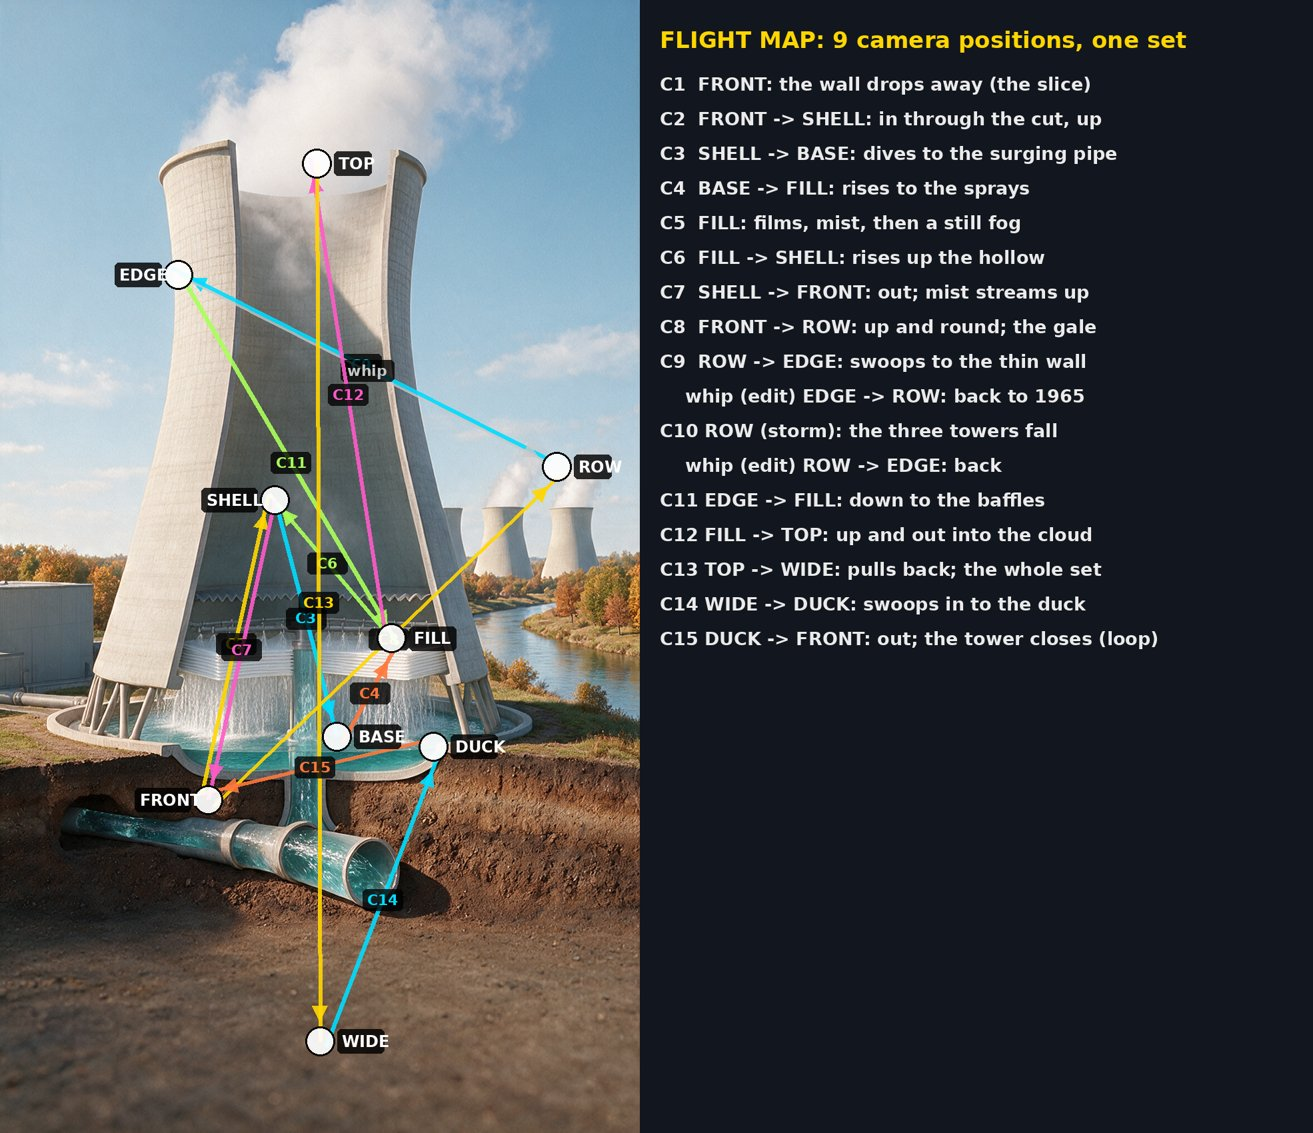

Write Python code to recreate this figure.
# Video 14 Gate C: flight map, keyframe sheet and first/last frames (from the stills in stills/). Run from the video work folder.
# usage: python3 14-flightmap.py <pipeline dir>   (reads 14-clips.py there for the keyframes of each clip)
from PIL import Image, ImageDraw, ImageFont
import math, importlib.util, sys
S = 'stills/'
F = '/usr/share/fonts/truetype/dejavu/DejaVuSans-Bold.ttf'
def font(n):
    try: return ImageFont.truetype(F, n)
    except Exception: return ImageFont.load_default()
# --- 1. the camera positions on the wide (W0, 768x1360), with the flight order ---
base = Image.open(S + 'W0.png').convert('RGB')
k = 1.25; base = base.resize((int(768 * k), int(1360 * k)))
d = ImageDraw.Draw(base, 'RGBA')
POS = {"TOP": (380, 196), "EDGE": (214, 330), "SHELL": (330, 600), "ROW": (668, 560), "FILL": (470, 766),
       "BASE": (404, 884), "DUCK": (520, 896), "FRONT": (250, 960), "WIDE": (384, 1250)}
LEFT = {"EDGE", "FRONT", "SHELL"}   # labels drawn to the left of the dot
POS = {n: (x * k, y * k) for n, (x, y) in POS.items()}
PATH = [("C2", "FRONT", "SHELL"), ("C3", "SHELL", "BASE"), ("C4", "BASE", "FILL"), ("C6", "FILL", "SHELL"),
        ("C7", "SHELL", "FRONT"), ("C8", "FRONT", "ROW"), ("C9", "ROW", "EDGE"), ("whip", "EDGE", "ROW"),
        ("C11", "EDGE", "FILL"), ("C12", "FILL", "TOP"), ("C13", "TOP", "WIDE"), ("C14", "WIDE", "DUCK"),
        ("C15", "DUCK", "FRONT")]
COL = [(255, 214, 0), (0, 220, 255), (255, 120, 60), (170, 255, 90), (255, 90, 200)]
for i, (c, a, b) in enumerate(PATH):
    (x0, y0), (x1, y1) = POS[a], POS[b]
    off = (i % 3 - 1) * 9; col = (200, 200, 200, 200) if c == "whip" else COL[i % len(COL)] + (230,)
    x0 += off; y0 += off; x1 += off; y1 += off
    d.line([(x0, y0), (x1, y1)], fill=col, width=4 if c == "whip" else 6)
    ang = math.atan2(y1 - y0, x1 - x0); L = 26
    tip = (x1 - 30 * math.cos(ang), y1 - 30 * math.sin(ang))
    d.polygon([tip, (tip[0] - L * math.cos(ang - 0.45), tip[1] - L * math.sin(ang - 0.45)),
               (tip[0] - L * math.cos(ang + 0.45), tip[1] - L * math.sin(ang + 0.45))], fill=col)
    mx, my = (x0 + x1) / 2, (y0 + y1) / 2
    w = 40 if c == "whip" else 30
    d.rounded_rectangle([mx - w, my - 16, mx + w, my + 16], 6, fill=(0, 0, 0, 200)); d.text((mx, my), c, font=font(22), fill=col, anchor='mm')
for n, (x, y) in POS.items():
    d.ellipse([x - 22, y - 22, x + 22, y + 22], fill=(255, 255, 255, 235), outline=(0, 0, 0, 255), width=3)
    wlab = 14 * len(n) + 14
    lx = x - 26 - wlab if n in LEFT or x + 26 + wlab >= base.width - 4 else x + 26
    d.rounded_rectangle([lx, y - 18, lx + wlab, y + 18], 6, fill=(0, 0, 0, 210))
    d.text((lx + 7, y), n, font=font(24), fill=(255, 255, 255), anchor='lm')
txt = ["FLIGHT MAP: 9 camera positions, one set",
       "C1  FRONT: the wall drops away (the slice)",
       "C2  FRONT -> SHELL: in through the cut, up",
       "C3  SHELL -> BASE: dives to the surging pipe",
       "C4  BASE -> FILL: rises to the sprays",
       "C5  FILL: films, mist, then a still fog",
       "C6  FILL -> SHELL: rises up the hollow",
       "C7  SHELL -> FRONT: out; mist streams up",
       "C8  FRONT -> ROW: up and round; the gale",
       "C9  ROW -> EDGE: swoops to the thin wall",
       "    whip (edit) EDGE -> ROW: back to 1965",
       "C10 ROW (storm): the three towers fall",
       "    whip (edit) ROW -> EDGE: back",
       "C11 EDGE -> FILL: down to the baffles",
       "C12 FILL -> TOP: up and out into the cloud",
       "C13 TOP -> WIDE: pulls back; the whole set",
       "C14 WIDE -> DUCK: swoops in to the duck",
       "C15 DUCK -> FRONT: out; the tower closes (loop)"]
panel = Image.new('RGB', (1010, base.height), (18, 22, 30)); pd = ImageDraw.Draw(panel)
y = 40
for i, t in enumerate(txt):
    pd.text((30, y), t, font=font(34 if i == 0 else 27), fill=(255, 214, 0) if i == 0 else (235, 235, 235)); y += 70 if i == 0 else 52
out = Image.new('RGB', (base.width + panel.width, base.height)); out.paste(base, (0, 0)); out.paste(panel, (base.width, 0))
out = out.resize((out.width * 2 // 3, out.height * 2 // 3)); out.save('gateC_flightmap.jpg', quality=85); print('map', out.size)

# --- 2. every clip's keyframes: start -> (middle) -> end ---
_spec = importlib.util.spec_from_file_location("c14", sys.argv[1] + "/14-clips.py"); _c = importlib.util.module_from_spec(_spec); _spec.loader.exec_module(_c)
CLIPS = [(c, v[0], v[1], v[2], v[3]) for c, v in _c.C.items()]
tw, th = 150, 266; cols = 4; tile_w = 3 * tw + 2 * 22 + 20; tile_h = th + 46
rows = math.ceil(len(CLIPS) / cols)
sheet = Image.new('RGB', (cols * tile_w, rows * tile_h), 'white'); sd = ImageDraw.Draw(sheet)
for i, (c, a, mids, b, secs) in enumerate(CLIPS):
    X = (i % cols) * tile_w + 10; Y = (i // cols) * tile_h + 6
    keys = [a] + mids + ([b] if b else [])
    sd.text((X, Y), f"{c} ({secs} s): {' -> '.join(keys)}" + ("" if b else "  (start only)"), font=font(18), fill='black')
    x = X
    for j, kk in enumerate(keys):
        sheet.paste(Image.open(S + kk + '.png').convert('RGB').resize((tw, th)), (x, Y + 30))
        if j < len(keys) - 1: sd.text((x + tw + 3, Y + 30 + th // 2), '>', font=font(26), fill='black')
        x += tw + 22
sheet.save('gateC_keyframes.jpg', quality=82); print('keyframes', sheet.size)

# --- 3. first and last frames (C15's end still is ST0 itself, so they match part for part) ---
a = Image.open(S + 'ST0.png').convert('RGB').resize((540, 956))
fl = Image.new('RGB', (1100, 1000), 'white'); fd = ImageDraw.Draw(fl)
fl.paste(a, (0, 40)); fl.paste(a, (560, 40))
fd.text((10, 8), "FIRST FRAME (ST0)", font=font(26), fill='black'); fd.text((570, 8), "LAST FRAME: C15 ends on ST0 itself", font=font(26), fill='black')
fl.save('gateC_first_last.jpg', quality=85); print('first/last', fl.size)

# --- 4. all eleven stills, labelled (the set from every angle) ---
names = ["W0", "ST0", "ST1", "SH0", "BA0", "FI0", "ED0", "RO0", "RO1", "TO0", "DU0"]
tw, th = 240, 425; g = Image.new('RGB', (6 * (tw + 8) + 6, 2 * (th + 34) + 10), 'white'); gd = ImageDraw.Draw(g)
for i, n in enumerate(names):
    X = (i % 6) * (tw + 8) + 6; Y = (i // 6) * (th + 34) + 4
    gd.text((X, Y), n, font=font(22), fill='black'); g.paste(Image.open(S + n + '.png').convert('RGB').resize((tw, th)), (X, Y + 28))
g.save('gateC_stills.jpg', quality=82); print('stills', g.size)
